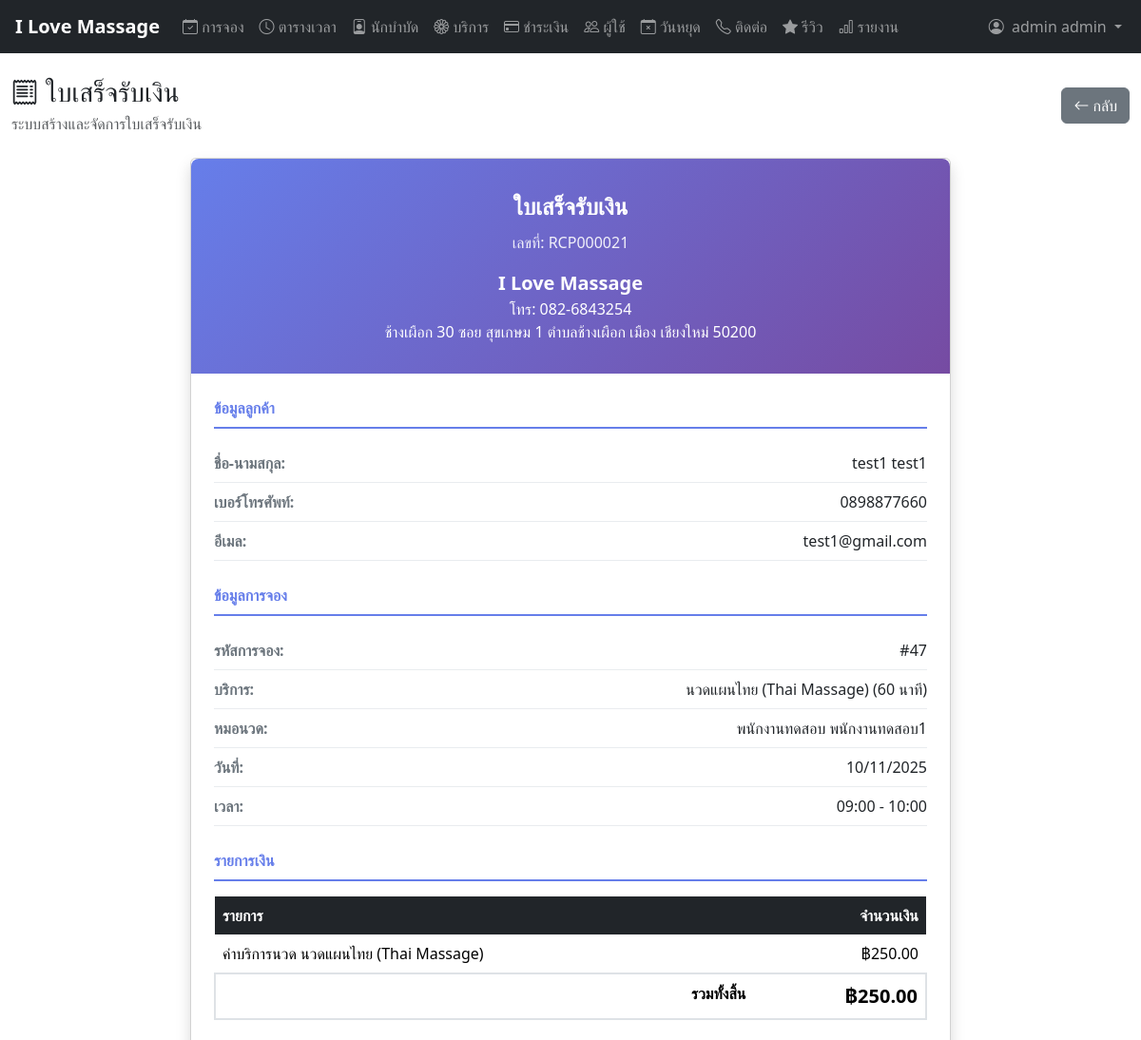
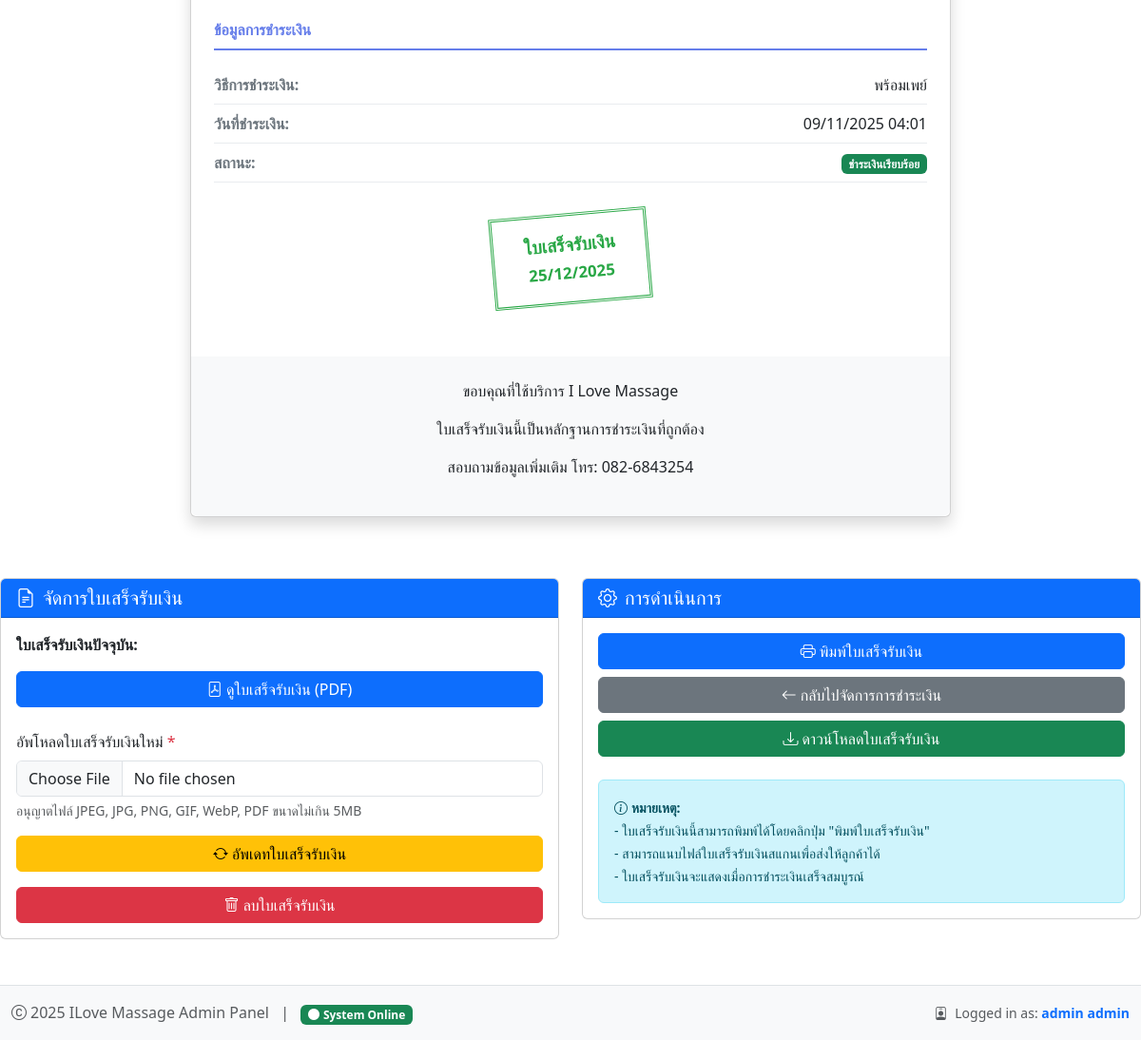
/admin/receipt.php?payment_id=21 (signed in), run on the app's committed database (2 pictures, top to bottom).
### tables this page shows
CREATE TABLE `payments` (
  `payment_id` int(11) NOT NULL,
  `booking_id` int(11) NOT NULL,
  `amount` decimal(10,2) NOT NULL,
  `payment_method` enum('cash','credit_card','debit_card','promptpay','bank_transfer') NOT NULL,
  `payment_status` enum('pending','completed','failed','refunded') DEFAULT 'pending',
  `payment_slip` varchar(255) DEFAULT NULL,
  `transaction_id` varchar(100) DEFAULT NULL,
  `slip_image` varchar(255) DEFAULT NULL,
  `receipt_file` varchar(255) DEFAULT NULL,
  `paid_at` timestamp NULL DEFAULT NULL,
  `created_at` timestamp NOT NULL DEFAULT current_timestamp()
);

CREATE TABLE `users` (
  `user_id` int(11) NOT NULL,
  `username` varchar(50) NOT NULL,
  `email` varchar(100) NOT NULL,
  `password_hash` varchar(255) NOT NULL,
  `full_name` varchar(100) NOT NULL,
  `phone` varchar(20) NOT NULL,
  `role` enum('customer','admin') DEFAULT 'customer',
  `created_at` timestamp NOT NULL DEFAULT current_timestamp(),
  `updated_at` timestamp NOT NULL DEFAULT current_timestamp() ON UPDATE current_timestamp(),
  `is_active` tinyint(1) DEFAULT 1
);

CREATE TABLE `bookings` (
  `booking_id` int(11) NOT NULL,
  `customer_id` int(11) NOT NULL,
  `therapist_id` int(11) NOT NULL,
  `massage_type_id` int(11) NOT NULL,
  `booking_date` date NOT NULL,
  `start_time` time NOT NULL,
  `end_time` time NOT NULL,
  `status` enum('pending','confirmed','completed','cancelled','no_show') DEFAULT 'pending',
  `total_price` decimal(10,2) NOT NULL,
  `notes` text DEFAULT NULL,
  `created_at` timestamp NOT NULL DEFAULT current_timestamp(),
  `updated_at` timestamp NOT NULL DEFAULT current_timestamp() ON UPDATE current_timestamp()
);

CREATE TABLE `massage_types` (
  `massage_type_id` int(11) NOT NULL,
  `name` varchar(100) NOT NULL,
  `description` text DEFAULT NULL,
  `duration_minutes` int(11) NOT NULL,
  `price` decimal(10,2) NOT NULL,
  `image_url` varchar(255) DEFAULT NULL,
  `is_active` tinyint(1) DEFAULT 1,
  `created_at` timestamp NOT NULL DEFAULT current_timestamp(),
  `updated_at` timestamp NOT NULL DEFAULT current_timestamp() ON UPDATE current_timestamp()
);

CREATE TABLE `therapists` (
  `therapist_id` int(11) NOT NULL,
  `full_name` varchar(100) NOT NULL,
  `phone` varchar(20) DEFAULT NULL,
  `specialization` text DEFAULT NULL,
  `image_url` varchar(255) DEFAULT NULL,
  `is_available` tinyint(1) DEFAULT 1,
  `created_at` timestamp NOT NULL DEFAULT current_timestamp(),
  `updated_at` timestamp NOT NULL DEFAULT current_timestamp() ON UPDATE current_timestamp()
);

### admin/receipt.php (the view, shortened to what this page needs)
<?php
require_once '../config/database.php';
$receipt_dir = '../uploads/receipts/';
$payment_id = isset($_GET['payment_id']) ? $conn->real_escape_string($_GET['payment_id']) : '';
$sql = "SELECT p.*, b.booking_id, b.total_price, b.status as booking_status,
               b.booking_date, b.start_time, b.end_time, b.notes as booking_notes,
               u.full_name as customer_name, u.phone as customer_phone, u.email as customer_email,
               mt.name as service_name, mt.duration_minutes,
               t.full_name as therapist_name
        FROM payments p
        JOIN bookings b ON p.booking_id = b.booking_id
        JOIN users u ON b.customer_id = u.user_id
        JOIN massage_types mt ON b.massage_type_id = mt.massage_type_id
        JOIN therapists t ON b.therapist_id = t.therapist_id
        WHERE p.payment_id = '$payment_id'";
$result = $conn->query($sql);
$payment = $result->fetch_assoc();
$shop_settings = [];
$shop_name = $shop_settings['shop_name'] ?? 'I Love Massage';
$shop_phone = $shop_settings['shop_phone'] ?? '082-6843254';
$shop_address = $shop_settings['shop_address'] ?? 'ช้างเผือก 30 ซอย สุขเกษม 1 ตำบลช้างเผือก เมือง เชียงใหม่ 50200';
$receipt_number = 'RCP' . str_pad($payment['payment_id'], 6, '0', STR_PAD_LEFT);
?>
<!DOCTYPE html>
<html lang="th">
<head>
    <?php include '../templates/admin-head.php'; ?>
</head>
<body>
    <?php include '../templates/navbar-admin.php'; ?>
    <div class="container-fluid py-4">
        <div class="d-flex justify-content-between align-items-center mb-4 no-print">
            <div>
                <h1 class="h3 mb-1"><i class="bi bi-receipt me-2"></i>ใบเสร็จรับเงิน</h1>
                <p class="text-muted mb-0">ระบบสร้างและจัดการใบเสร็จรับเงิน</p>
            </div>
            <a href="manage_payments.php" class="btn btn-secondary">
                <i class="bi bi-arrow-left me-1"></i>กลับ
            </a>
        </div>
        <div class="receipt-container">
            <div class="card shadow">
                <div class="receipt-header text-center">
                    <div class="receipt-title">ใบเสร็จรับเงิน</div>
                    <div class="receipt-number">เลขที่: <?= $receipt_number ?></div>
                    <div class="mt-3">
                        <div class="fs-5 fw-bold"><?= $shop_name ?></div>
                        <div>โทร: <?= $shop_phone ?></div>
                        <div><?= $shop_address ?></div>
                    </div>
                </div>
                    <div class="card-body p-4">
                        <div class="mb-4">
                            <div class="section-title">ข้อมูลลูกค้า</div>
                            <div class="info-row">
                                <div class="info-label">ชื่อ-นามสกุล:</div>
                                <div class="info-value"><?= $payment['customer_name'] ?></div>
                            </div>
                            <div class="info-row">
                                <div class="info-label">เบอร์โทรศัพท์:</div>
                                <div class="info-value"><?= $payment['customer_phone'] ?></div>
                            </div>
                            <div class="info-row">
                                <div class="info-label">อีเมล:</div>
                                <div class="info-value"><?= $payment['customer_email'] ?></div>
                            </div>
                        </div>
                        <div class="mb-4">
                            <div class="section-title">ข้อมูลการจอง</div>
                            <div class="info-row">
                                <div class="info-label">รหัสการจอง:</div>
                                <div class="info-value">#<?= $payment['booking_id'] ?></div>
                            </div>
                            <div class="info-row">
                                <div class="info-label">บริการ:</div>
                                <div class="info-value"><?= $payment['service_name'] ?>
                                    (<?= $payment['duration_minutes'] ?> นาที)</div>
                            </div>
                            <div class="info-row">
                                <div class="info-label">หมอนวด:</div>
                                <div class="info-value"><?= $payment['therapist_name'] ?></div>
                            </div>
                            <div class="info-row">
                                <div class="info-label">วันที่:</div>
                                <div class="info-value"><?= date('d/m/Y', strtotime($payment['booking_date'])) ?></div>
                            </div>
                            <div class="info-row">
                                <div class="info-label">เวลา:</div>
                                <div class="info-value"><?= date('H:i', strtotime($payment['start_time'])) ?> -
                                    <?= date('H:i', strtotime($payment['end_time'])) ?>
                                </div>
                            </div>
                        </div>
                        <div>
                            <div class="section-title">รายการเงิน</div>
                            <div class="table-responsive">
                                <table class="table table-borderless">
                                    <thead class="table-dark">
                                        <tr>
                                            <th>รายการ</th>
                                            <th class="text-end">จำนวนเงิน</th>
                                        </tr>
                                    </thead>
                                    <tbody>
                                        <tr>
                                            <td>ค่าบริการนวด <?= $payment['service_name'] ?></td>
                                            <td class="text-end">฿<?= number_format($payment['amount'], 2) ?></td>
                                        </tr>
                                        <tr class="border-top border-2">
                                            <td class="text-end fw-bold">รวมทั้งสิ้น</td>
                                            <td class="text-end total-amount p-2">
                                                ฿<?= number_format($payment['amount'], 2) ?>
                                            </td>
                                        </tr>
                                    </tbody>
                                </table>
                            </div>
                        </div>
                        <div class="mt-4">
                            <div class="section-title">ข้อมูลการชำระเงิน</div>
                            <div class="info-row">
                                <div class="info-label">วิธีการชำระเงิน:</div>
                                <div class="info-value">
                                    <?php
                                    $payment_methods = [
                                        'cash' => 'เงินสด',
                                        'credit_card' => 'บัตรเครดิต',
                                        'debit_card' => 'บัตรเดบิต',
                                        'promptpay' => 'พร้อมเพย์',
                                        'bank_transfer' => 'โอนเงิน'
                                    ];
                                    echo $payment_methods[$payment['payment_method']] ?? $payment['payment_method'];
                                    ?>
                                </div>
                            </div>
                            <div class="info-row">
                                <div class="info-label">วันที่ชำระเงิน:</div>
                                <div class="info-value">
                                    <?= $payment['paid_at'] ? date('d/m/Y H:i', strtotime($payment['paid_at'])) : 'ยังไม่ชำระ' ?>
                                </div>
                            </div>
                            <div class="info-row">
                                <div class="info-label">สถานะ:</div>
                                <div class="info-value">
                                    <span class="badge bg-success">ชำระเงินเรียบร้อย</span>
                                </div>
                            </div>
                        </div>
                        <div class="stamp-area">
                            <div class="stamp">
                                ใบเสร็จรับเงิน
                                <br>
                                <small><?= date('d/m/Y') ?></small>
                            </div>
                        </div>
                    </div>
                    <div class="receipt-footer">
                        <p>ขอบคุณที่ใช้บริการ <?= $shop_name ?></p>
                        <p>ใบเสร็จรับเงินนี้เป็นหลักฐานการชำระเงินที่ถูกต้อง</p>
                        <p>สอบถามข้อมูลเพิ่มเติม โทร: <?= $shop_phone ?></p>
                    </div>
                </div>
            </div>
        </div>
        <div class="row g-4 mt-3 no-print">
            <div class="col-md-6">
                <div class="card">
                    <div class="card-header bg-primary text-white">
                        <h5 class="mb-0"><i class="bi bi-file-earmark-text me-2"></i>จัดการใบเสร็จรับเงิน</h5>
                    </div>
                                <div class="card-body">
                                    <?php if ($payment['receipt_file']): ?>
                                        <div class="mb-3">
                                            <p class="fw-bold">ใบเสร็จรับเงินปัจจุบัน:</p>
                                            <?php
                                            $is_receipt_pdf = pathinfo($payment['receipt_file'], PATHINFO_EXTENSION) === 'pdf';
                                            ?>
                                            <?php if ($is_receipt_pdf): ?>
                                                <a href="<?= $receipt_dir . $payment['receipt_file'] ?>" target="_blank"
                                                    class="btn btn-primary mb-2 w-100">
                                                    <i class="bi bi-file-pdf"></i> ดูใบเสร็จรับเงิน (PDF)
                                                </a>
                                            <?php endif; ?>
                                        </div>
                                        <form method="POST" enctype="multipart/form-data" class="mb-3 needs-validation" novalidate>
                                            <div class="mb-3">
                                                <label class="form-label">อัพโหลดใบเสร็จรับเงินใหม่ <span class="text-danger">*</span></label>
                                                <input type="file" name="receipt_file" class="form-control"
                                                    accept="image/*,.pdf" required>
                                                <div class="form-text">อนุญาตไฟล์ JPEG, JPG, PNG, GIF, WebP, PDF
                                                    ขนาดไม่เกิน 5MB</div>
                                            </div>
                                            <button type="submit" class="btn btn-warning w-100">
                                                <i class="bi bi-arrow-repeat"></i> อัพเดทใบเสร็จรับเงิน
                                            </button>
                                        </form>
                                        <form method="POST"
                                            onsubmit="return confirm('คุณแน่ใจว่าต้องการลบใบเสร็จรับเงินนี้?')">
                                            <button type="submit" class="btn btn-danger w-100">
                                                <i class="bi bi-trash"></i> ลบใบเสร็จรับเงิน
                                            </button>
                                        </form>
                                    <?php endif; ?>
                                </div>
                            </div>
                        </div>
            <div class="col-md-6">
                <div class="card">
                    <div class="card-header bg-primary text-white">
                        <h5 class="mb-0"><i class="bi bi-gear me-2"></i>การดำเนินการ</h5>
                    </div>
                    <div class="card-body">
                        <button onclick="window.print()" class="btn btn-primary mb-2 w-100">
                            <i class="bi bi-printer me-1"></i>พิมพ์ใบเสร็จรับเงิน
                        </button>
                        <a href="manage_payments.php" class="btn btn-secondary mb-2 w-100">
                            <i class="bi bi-arrow-left me-1"></i>กลับไปจัดการการชำระเงิน
                        </a>
                        <?php if ($payment['receipt_file']): ?>
                        <a href="<?= $receipt_dir . $payment['receipt_file'] ?>"
                            download="ใบเสร็จรับเงิน_<?= $receipt_number ?>.<?= pathinfo($payment['receipt_file'], PATHINFO_EXTENSION) ?>"
                            class="btn btn-success mb-2 w-100">
                            <i class="bi bi-download me-1"></i>ดาวน์โหลดใบเสร็จรับเงิน
                        </a>
                        <?php endif; ?>
                        <div class="alert alert-info mt-3 mb-0">
                            <small>
                                <strong><i class="bi bi-info-circle me-1"></i>หมายเหตุ:</strong><br>
                                - ใบเสร็จรับเงินนี้สามารถพิมพ์ได้โดยคลิกปุ่ม "พิมพ์ใบเสร็จรับเงิน"<br>
                                - สามารถแนบไฟล์ใบเสร็จรับเงินสแกนเพื่อส่งให้ลูกค้าได้<br>
                                - ใบเสร็จรับเงินจะแสดงเมื่อการชำระเงินเสร็จสมบูรณ์
                            </small>
                        </div>
                    </div>
                </div>
            </div>
        </div>
    <?php include '../templates/footer-admin.php'; ?>
</body>
</html>

### data on the page
payments: payment_id "RCP000021", users.full_name "test1 test1", users.phone "0898877660", users.email "test1@gmail.com", booking.booking_id "47", massage_types.name "นวดแผนไทย (Thai Massage)", massage_types.duration_minutes "60", therapists.full_name "พนักงานทดสอบ พนักงานทดสอบ1", booking.booking_date "10/11/2025", booking.start_time "09:00", booking.end_time "10:00", amount "250.00", payment_method "พร้อมเพย์", paid_at "09/11/2025 04:01"

### other printed values
$_SESSION['full_name'] "admin admin"
$shop_name "I Love Massage"
$shop_phone "082-6843254"
$shop_address "ช้างเผือก 30 ซอย สุขเกษม 1 ตำบลช้างเผือก เมือง เชียงใหม่ 50200"
